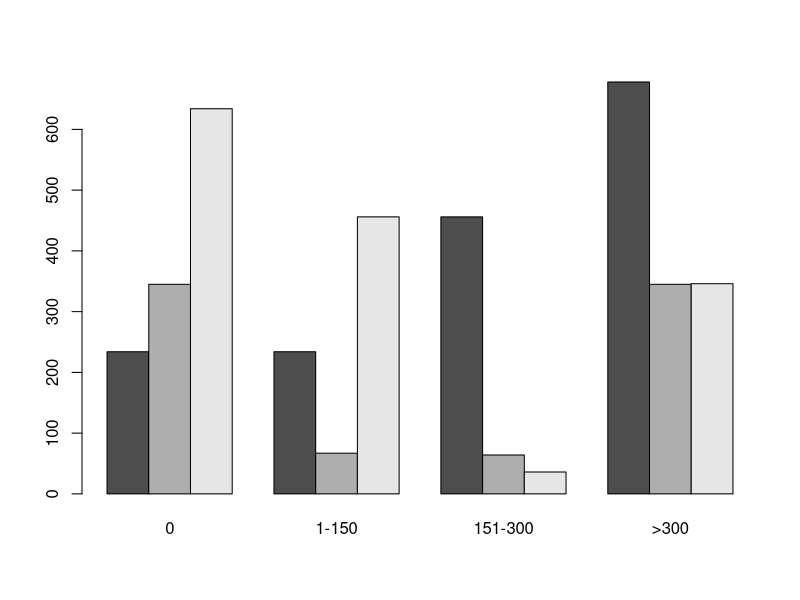
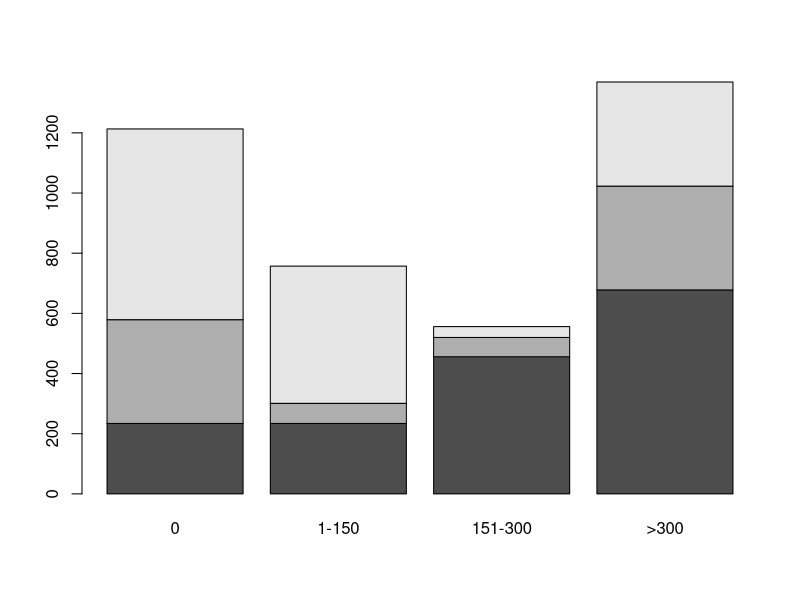
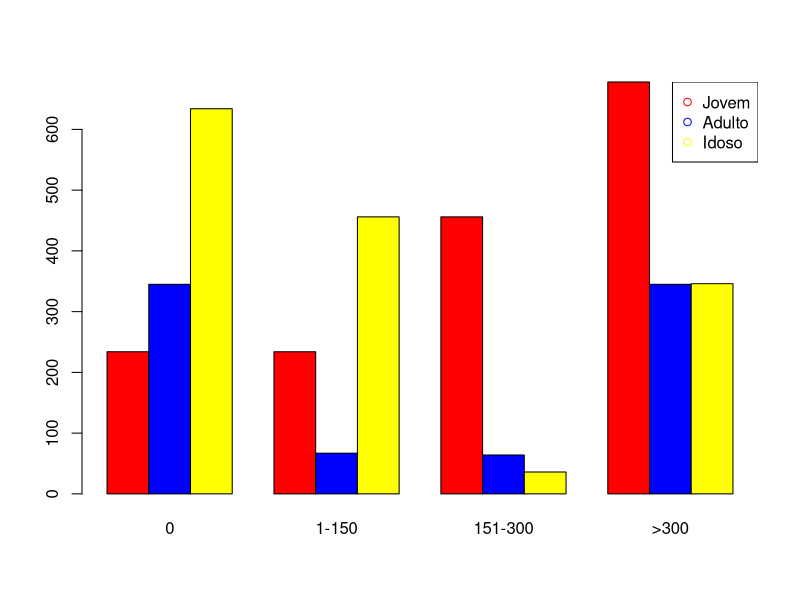
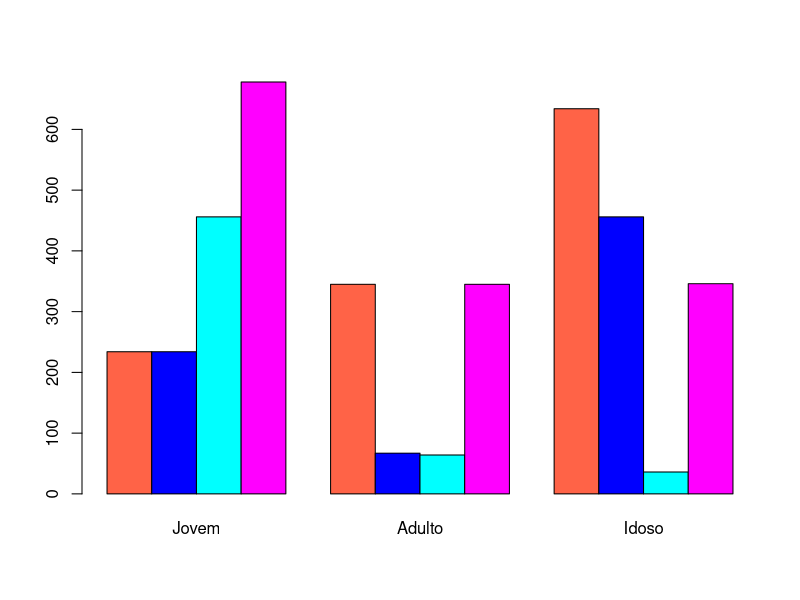

Recreate these plots in R, in order.
setwd("/media/paulo/DISC2/PUC/5 INTRODUCAO LINGUAGEM R/SCRIPTS/")

?barplot

dados = matrix(c(234,234,456,678,345,67,64,345,634,456,36,346), nrow=3, byrow=TRUE)
dados

colnames(dados) = c('0', '1-150', '151-300', '>300')
rownames(dados) = c('Jovem', 'Adulto', 'Idoso')

dados
barplot(dados, beside=TRUE)
# beside (ao lado), uma barra para cada faixa

barplot(dados)
# stacked bar (barras empilhado)

barplot(dados, col=c('red', 'blue', 'yellow'), beside=TRUE)
legend('topright', pch=1, col=c('red', 'blue', 'yellow'), legend=c('Jovem', 'Adulto', 'Idoso'))

#INVERTENDO AS POSIĆÕES - FAIXA ETÁRIA E FAIXA DE QUANTIDADE
barplot(t(dados), col=c('tomato', 'blue', 'cyan', 'magenta'), beside=TRUE)

?legend

colors()
